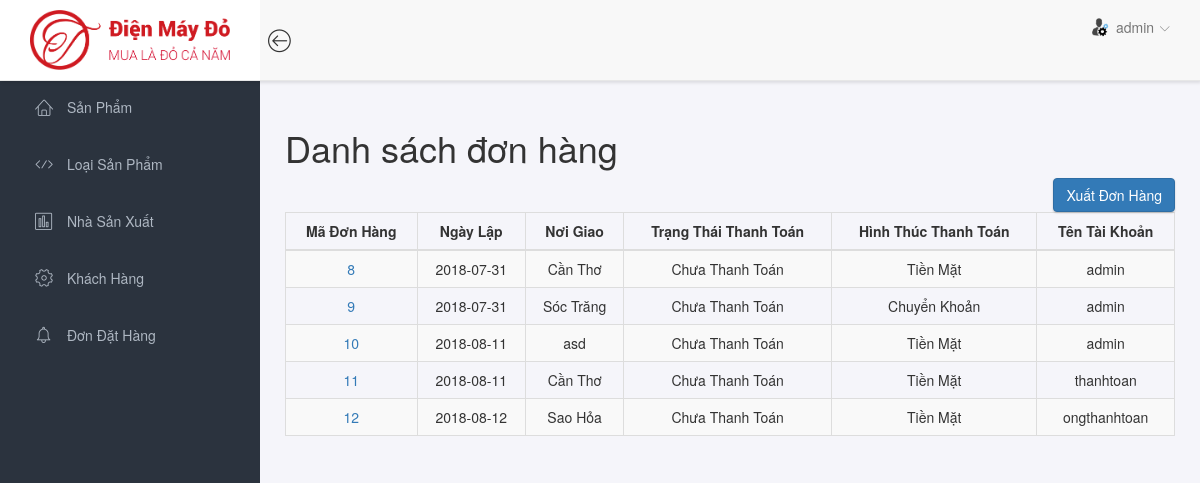
The page /quantri/index.php?ID=donhang (signed in) on the database its author committed.
### tables this page shows
CREATE TABLE IF NOT EXISTS `donhang` (
  `DH_Ma` int(11) NOT NULL AUTO_INCREMENT,
  `DH_NgayLap` date DEFAULT NULL,
  `DH_NoiGiao` varchar(200) DEFAULT NULL,
  `DH_TrangThaiThanhToan` tinyint(4) DEFAULT NULL,
  `HTTT_Ma` tinyint(4) DEFAULT NULL,
  `KH_User` varchar(45) DEFAULT NULL,
  PRIMARY KEY (`DH_Ma`)
);

### quantri/donhang.php (the view, shortened to what this page needs)
    <link rel="stylesheet" type="text/css" href="style.css"/>
    <link rel="stylesheet" href="css/bootstrap.min.css">
    <h1>Danh sách đơn hàng</h1>
    <form method="POST" action="XuatDonHang.php">
      <button type="submit" class="btn btn-primary pull-right" name="btnExport">Xuất Đơn Hàng</button>
    </form>
    <table id="tablesalomon" class="table table-striped table-bordered text-justify" cellspacing="0" width="100%" >
      <thead>
        <tr>
          <th class="text-center"><strong>Mã Đơn Hàng</strong></th>
          <th class="text-center"><strong>Ngày Lập</strong></th>
          <th class="text-center"><strong>Nơi Giao</strong></th>
          <th class="text-center"><strong>Trạng Thái Thanh Toán</strong></th>
          <th class="text-center"><strong>Hình Thúc Thanh Toán</strong></th>
          <th class="text-center"><strong>Tên Tài Khoản</strong></th>
        </tr>
      </thead>
      <tbody>
        <?php
        $sql = mysqli_query($Connect,"Select * from donhang");
        while($row = mysqli_fetch_array($sql))
        {
         ?>
         <tr>
          <td align="center" style="vertical-align: middle;"><a href="?ID=sp_dondathang&MaDonHang=<?php echo $row['DH_Ma']?>"><?php echo $row['DH_Ma']?></a></td>
          <td align="center" style="vertical-align: middle;"><?php echo $row['DH_NgayLap']; ?></td>
          <td align="center" style="vertical-align: middle;"><?php echo $row['DH_NoiGiao']; ?></td>
          <td style="vertical-align: middle;" align='center' class='cotNutChucNang'><?php if($row['DH_TrangThaiThanhToan'] == 0){ echo "Chưa Thanh Toán"; } else echo "Đã Thanh Toán"; ?></td>
          <td style="vertical-align: middle;" align='center' class='cotNutChucNang'><?php if($row['HTTT_Ma'] == 1){ echo "Tiền Mặt"; } else if($row['HTTT_Ma'] == 2){ echo "Chuyển Khoản"; } else echo "PayPal"; ?>
        </td>
        <td align="center" style="vertical-align: middle;"><?php echo $row['KH_User']; ?></td>
      </tr>
      <?php
    }
    ?>
  </tbody>
</table>
</div>
</div>

### quantri/assets/css/main.css (style rules this page uses)
html { position: relative; min-height: 100%; }
body { background-color: #F3F5F8; font-family: "Source Sans Pro", sans-serif; font-size: 15px; color: #676a6d; }
a { color: #3287B2; }
th { font-weight: 600; }
.btn { -webkit-border-radius: 2px; -moz-border-radius: 2px; border-radius: 2px; -moz-box-shadow: 0px 1px 2px 0 rgba(0, 0, 0, 0.2); -webkit-box-shadow: 0px 1px 2px 0 rgba(0, 0, 0, 0.2); box-shadow: 0px 1px 2px 0 rgba(0, 0, 0, 0.2); padding: 6px 22px; }
.btn-primary { background-color: #00AAFF; border-color: #00a0f0; }

### quantri/assets/css/styletoan.css (style rules this page uses)
* { padding: 0; }

### css/style.css (style rules this page uses)
h1, h2, h3, h4, h5, h6 { color: #2B2D42; font-weight: 700; margin: 0 0 10px; }
a { color: #2B2D42; font-weight: 500; -webkit-transition: 0.2s color; transition: 0.2s color; }

### rows shown on the page
donhang: DH_Ma "8", DH_NgayLap "2018-07-31", DH_NoiGiao "Cần Thơ", DH_TrangThaiThanhToan "Chưa Thanh Toán", HTTT_Ma "Tiền Mặt", KH_User "admin"
donhang: DH_Ma "9", DH_NgayLap "2018-07-31", DH_NoiGiao "Sóc Trăng", DH_TrangThaiThanhToan "Chưa Thanh Toán", HTTT_Ma "Chuyển Khoản", KH_User "admin"
donhang: DH_Ma "10", DH_NgayLap "2018-08-11", DH_NoiGiao "asd", DH_TrangThaiThanhToan "Chưa Thanh Toán", HTTT_Ma "Tiền Mặt", KH_User "admin"
donhang: DH_Ma "11", DH_NgayLap "2018-08-11", DH_NoiGiao "Cần Thơ", DH_TrangThaiThanhToan "Chưa Thanh Toán", HTTT_Ma "Tiền Mặt", KH_User "thanhtoan"
donhang: DH_Ma "12", DH_NgayLap "2018-08-12", DH_NoiGiao "Sao Hỏa", DH_TrangThaiThanhToan "Chưa Thanh Toán", HTTT_Ma "Tiền Mặt", KH_User "ongthanhtoan"

### other values the page prints
$_SESSION['TaiKhoan'] "admin"
